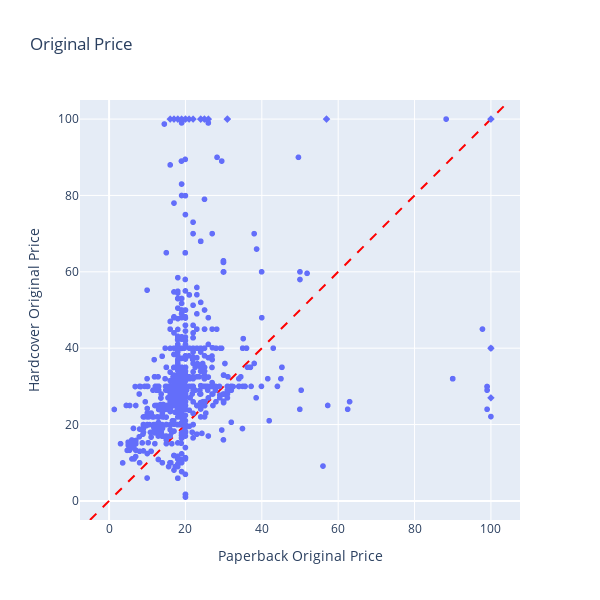

The cell this chart's notebook holds for it:
### Code cell
import plotly.express as px
import plotly.graph_objects as go

# 篩選掉缺少必要數據的行
filtered_data = data_2dep_top100.dropna(subset=["paperback-original_price", "hardcover-original_price"])

# 創建一個副本來調整價格
adjusted_data = filtered_data.copy()
adjusted_data["paperback-adjusted"] = adjusted_data["paperback-original_price"].apply(lambda x: min(x, 100))
adjusted_data["hardcover-adjusted"] = adjusted_data["hardcover-original_price"].apply(lambda x: min(x, 100))

# 添加一個標誌來識別是否被調整過
adjusted_data["adjusted"] = adjusted_data.apply(lambda row: row["paperback-original_price"] > 100 or row["hardcover-original_price"] > 100, axis=1)

# 設置軸的範圍和單位長
min_val = 0
max_val = 100
buffer = 5  # 預留邊緣緩衝區
min_val -= buffer
max_val += buffer

# 創建散佈圖
fig = px.scatter(
    adjusted_data,
    x="paperback-adjusted",
    y="hardcover-adjusted",
    symbol="adjusted",
    labels={"paperback-adjusted": "Paperback Original Price", "hardcover-adjusted": "Hardcover Original Price"},
    title="Original Price",
)

fig.update_layout(xaxis=dict(range=[min_val, max_val]), yaxis=dict(range=[min_val, max_val]), width=600, height=600, xaxis_scaleanchor="y", showlegend=False)  # 保證圖形是正方形  # 不顯示圖例

# 添加45度線
fig.add_trace(go.Scatter(x=[min_val, max_val], y=[min_val, max_val], mode="lines", line=dict(color="red", dash="dash"), showlegend=False))

fig.show()

### Figure 1 — Plotly figure (JSON) as saved in the notebook; plotly's stock layout.template omitted (floating-point values rounded to 4 significant figures; data arrays with more than 128 entries replaced by an {"elided": "..."} marker saying what was removed)
{"data": [{"hovertemplate": "adjusted=False<br>Paperback Original Price=%{x}<br>Hardcover Original Price=%{y}<extra></extra>", "legendgroup": "False", "marker": {"color": "#636efa", "symbol": "circle"}, "mode": "markers", "name": "False", "showlegend": true, "type": "scattergl", "x": {"elided": "985 float values"}, "xaxis": "x", "y": {"elided": "985 float values"}, "yaxis": "y"}, {"hovertemplate": "adjusted=True<br>Paperback Original Price=%{x}<br>Hardcover Original Price=%{y}<extra></extra>", "legendgroup": "True", "marker": {"color": "#636efa", "symbol": "diamond"}, "mode": "markers", "name": "True", "showlegend": true, "type": "scattergl", "x": [100, 20, 100, 100, 22, 26, 17, 17, 18, 18.99, 30.97, 30.97, 30.97, 17.99, 100, 24.95, 16, 56.94, 56.94, 20.95, 19.99, 24, 24, 24.99], "xaxis": "x", "y": [40, 100, 100, 100, 100, 100, 100, 100, 100, 100, 100, 100, 100, 100, 26.99, 100, 100, 100, 100, 100, 100, 100, 100, 100], "yaxis": "y"}, {"line": {"color": "red", "dash": "dash"}, "mode": "lines", "showlegend": false, "type": "scatter", "x": [-5, 105], "y": [-5, 105]}], "layout": {"height": 600, "legend": {"title": {"text": "adjusted"}, "tracegroupgap": 0}, "showlegend": false, "title": {"text": "Original Price"}, "width": 600, "xaxis": {"anchor": "y", "domain": [0, 1], "range": [-5, 105], "scaleanchor": "y", "title": {"text": "Paperback Original Price"}}, "yaxis": {"anchor": "x", "domain": [0, 1], "range": [-5, 105], "title": {"text": "Hardcover Original Price"}}}}
